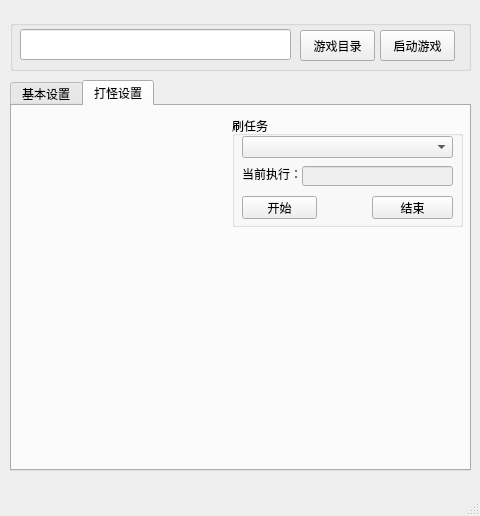
<?xml version="1.0" encoding="UTF-8"?>
<ui version="4.0">
 <class>MainWindow</class>
 <widget class="QMainWindow" name="MainWindow">
  <property name="geometry">
   <rect>
    <x>0</x>
    <y>0</y>
    <width>480</width>
    <height>516</height>
   </rect>
  </property>
  <property name="windowTitle">
   <string>MainWindow</string>
  </property>
  <widget class="QWidget" name="centralWidget">
   <widget class="QTabWidget" name="tabWidget">
    <property name="enabled">
     <bool>true</bool>
    </property>
    <property name="geometry">
     <rect>
      <x>10</x>
      <y>80</y>
      <width>461</width>
      <height>391</height>
     </rect>
    </property>
    <property name="currentIndex">
     <number>1</number>
    </property>
    <widget class="QWidget" name="tab">
     <attribute name="title">
      <string>基本设置</string>
     </attribute>
     <widget class="QGroupBox" name="groupBox">
      <property name="geometry">
       <rect>
        <x>220</x>
        <y>10</y>
        <width>231</width>
        <height>171</height>
       </rect>
      </property>
      <property name="title">
       <string>自动采集</string>
      </property>
      <widget class="QCheckBox" name="checkBox">
       <property name="geometry">
        <rect>
         <x>20</x>
         <y>20</y>
         <width>41</width>
         <height>16</height>
        </rect>
       </property>
       <property name="text">
        <string>1线</string>
       </property>
      </widget>
      <widget class="QCheckBox" name="checkBox_2">
       <property name="geometry">
        <rect>
         <x>70</x>
         <y>20</y>
         <width>41</width>
         <height>16</height>
        </rect>
       </property>
       <property name="text">
        <string>2线</string>
       </property>
      </widget>
      <widget class="QCheckBox" name="checkBox_3">
       <property name="geometry">
        <rect>
         <x>120</x>
         <y>20</y>
         <width>41</width>
         <height>16</height>
        </rect>
       </property>
       <property name="text">
        <string>3线</string>
       </property>
      </widget>
      <widget class="QCheckBox" name="checkBox_4">
       <property name="geometry">
        <rect>
         <x>170</x>
         <y>20</y>
         <width>41</width>
         <height>16</height>
        </rect>
       </property>
       <property name="text">
        <string>4线</string>
       </property>
      </widget>
      <widget class="QCheckBox" name="checkBox_5">
       <property name="geometry">
        <rect>
         <x>20</x>
         <y>40</y>
         <width>41</width>
         <height>16</height>
        </rect>
       </property>
       <property name="text">
        <string>5线</string>
       </property>
      </widget>
      <widget class="QCheckBox" name="checkBox_6">
       <property name="geometry">
        <rect>
         <x>70</x>
         <y>40</y>
         <width>41</width>
         <height>16</height>
        </rect>
       </property>
       <property name="text">
        <string>6线</string>
       </property>
      </widget>
      <widget class="QCheckBox" name="checkBox_7">
       <property name="geometry">
        <rect>
         <x>120</x>
         <y>40</y>
         <width>41</width>
         <height>16</height>
        </rect>
       </property>
       <property name="text">
        <string>7线</string>
       </property>
      </widget>
      <widget class="QCheckBox" name="checkBox_8">
       <property name="geometry">
        <rect>
         <x>170</x>
         <y>40</y>
         <width>41</width>
         <height>16</height>
        </rect>
       </property>
       <property name="text">
        <string>8线</string>
       </property>
      </widget>
      <widget class="QLabel" name="label_9">
       <property name="geometry">
        <rect>
         <x>10</x>
         <y>70</y>
         <width>54</width>
         <height>12</height>
        </rect>
       </property>
       <property name="text">
        <string>登录人物：</string>
       </property>
      </widget>
      <widget class="QRadioButton" name="radioButton">
       <property name="geometry">
        <rect>
         <x>80</x>
         <y>70</y>
         <width>31</width>
         <height>16</height>
        </rect>
       </property>
       <property name="text">
        <string>左</string>
       </property>
      </widget>
      <widget class="QRadioButton" name="radioButton_2">
       <property name="geometry">
        <rect>
         <x>130</x>
         <y>70</y>
         <width>31</width>
         <height>16</height>
        </rect>
       </property>
       <property name="text">
        <string>中</string>
       </property>
      </widget>
      <widget class="QRadioButton" name="radioButton_3">
       <property name="geometry">
        <rect>
         <x>180</x>
         <y>70</y>
         <width>31</width>
         <height>16</height>
        </rect>
       </property>
       <property name="text">
        <string>右</string>
       </property>
      </widget>
     </widget>
     <widget class="QGroupBox" name="groupBox_2">
      <property name="geometry">
       <rect>
        <x>220</x>
        <y>190</y>
        <width>231</width>
        <height>171</height>
       </rect>
      </property>
      <property name="title">
       <string>变态功能</string>
      </property>
      <widget class="QCheckBox" name="checkBox_9">
       <property name="geometry">
        <rect>
         <x>20</x>
         <y>20</y>
         <width>91</width>
         <height>16</height>
        </rect>
       </property>
       <property name="text">
        <string>刷银鹤关守卫</string>
       </property>
      </widget>
      <widget class="QCheckBox" name="checkBox_10">
       <property name="geometry">
        <rect>
         <x>20</x>
         <y>40</y>
         <width>91</width>
         <height>16</height>
        </rect>
       </property>
       <property name="text">
        <string>刷金鹤关守卫</string>
       </property>
      </widget>
      <widget class="QCheckBox" name="checkBox_11">
       <property name="geometry">
        <rect>
         <x>20</x>
         <y>60</y>
         <width>61</width>
         <height>16</height>
        </rect>
       </property>
       <property name="text">
        <string>刷宝箱</string>
       </property>
      </widget>
     </widget>
     <widget class="QGroupBox" name="groupBox_4">
      <property name="geometry">
       <rect>
        <x>10</x>
        <y>10</y>
        <width>201</width>
        <height>351</height>
       </rect>
      </property>
      <property name="title">
       <string>基础属性</string>
      </property>
      <widget class="QLabel" name="label">
       <property name="geometry">
        <rect>
         <x>10</x>
         <y>20</y>
         <width>54</width>
         <height>12</height>
        </rect>
       </property>
       <property name="text">
        <string>人物：</string>
       </property>
      </widget>
      <widget class="QLabel" name="label_2">
       <property name="geometry">
        <rect>
         <x>40</x>
         <y>40</y>
         <width>54</width>
         <height>12</height>
        </rect>
       </property>
       <property name="text">
        <string>HP：</string>
       </property>
      </widget>
      <widget class="QLabel" name="label_3">
       <property name="geometry">
        <rect>
         <x>110</x>
         <y>40</y>
         <width>54</width>
         <height>12</height>
        </rect>
       </property>
       <property name="text">
        <string>MP：</string>
       </property>
      </widget>
      <widget class="QLabel" name="label_4">
       <property name="geometry">
        <rect>
         <x>40</x>
         <y>70</y>
         <width>54</width>
         <height>12</height>
        </rect>
       </property>
       <property name="text">
        <string>经验：</string>
       </property>
      </widget>
      <widget class="QLabel" name="label_5">
       <property name="geometry">
        <rect>
         <x>10</x>
         <y>100</y>
         <width>54</width>
         <height>12</height>
        </rect>
       </property>
       <property name="text">
        <string>宠物：</string>
       </property>
      </widget>
      <widget class="QLabel" name="label_6">
       <property name="geometry">
        <rect>
         <x>40</x>
         <y>130</y>
         <width>54</width>
         <height>12</height>
        </rect>
       </property>
       <property name="text">
        <string>HP：</string>
       </property>
      </widget>
      <widget class="QLabel" name="label_7">
       <property name="geometry">
        <rect>
         <x>40</x>
         <y>160</y>
         <width>54</width>
         <height>12</height>
        </rect>
       </property>
       <property name="text">
        <string>健康：</string>
       </property>
      </widget>
      <widget class="QLabel" name="label_8">
       <property name="geometry">
        <rect>
         <x>110</x>
         <y>130</y>
         <width>54</width>
         <height>12</height>
        </rect>
       </property>
       <property name="text">
        <string>MP：</string>
       </property>
      </widget>
     </widget>
    </widget>
    <widget class="QWidget" name="tab_3">
     <attribute name="title">
      <string>打怪设置</string>
     </attribute>
     <widget class="QGroupBox" name="groupBox_5">
      <property name="geometry">
       <rect>
        <x>220</x>
        <y>10</y>
        <width>231</width>
        <height>111</height>
       </rect>
      </property>
      <property name="title">
       <string>刷任务</string>
      </property>
      <widget class="QComboBox" name="taskListcomboBox">
       <property name="geometry">
        <rect>
         <x>10</x>
         <y>20</y>
         <width>211</width>
         <height>22</height>
        </rect>
       </property>
      </widget>
      <widget class="QPushButton" name="taskStartButton">
       <property name="geometry">
        <rect>
         <x>10</x>
         <y>80</y>
         <width>75</width>
         <height>23</height>
        </rect>
       </property>
       <property name="text">
        <string>开始</string>
       </property>
      </widget>
      <widget class="QPushButton" name="taskEndButton">
       <property name="geometry">
        <rect>
         <x>140</x>
         <y>80</y>
         <width>81</width>
         <height>23</height>
        </rect>
       </property>
       <property name="text">
        <string>结束</string>
       </property>
      </widget>
      <widget class="QLabel" name="label_10">
       <property name="geometry">
        <rect>
         <x>10</x>
         <y>50</y>
         <width>61</width>
         <height>16</height>
        </rect>
       </property>
       <property name="text">
        <string>当前执行：</string>
       </property>
      </widget>
      <widget class="QLineEdit" name="startTasklineEdit">
       <property name="enabled">
        <bool>false</bool>
       </property>
       <property name="geometry">
        <rect>
         <x>70</x>
         <y>50</y>
         <width>151</width>
         <height>20</height>
        </rect>
       </property>
      </widget>
     </widget>
    </widget>
   </widget>
   <widget class="QGroupBox" name="groupBox_3">
    <property name="geometry">
     <rect>
      <x>10</x>
      <y>20</y>
      <width>461</width>
      <height>51</height>
     </rect>
    </property>
    <property name="title">
     <string/>
    </property>
    <widget class="QPushButton" name="getGamePathButton">
     <property name="geometry">
      <rect>
       <x>290</x>
       <y>10</y>
       <width>75</width>
       <height>31</height>
      </rect>
     </property>
     <property name="text">
      <string>游戏目录</string>
     </property>
    </widget>
    <widget class="QPushButton" name="gameStartBt">
     <property name="geometry">
      <rect>
       <x>370</x>
       <y>10</y>
       <width>75</width>
       <height>31</height>
      </rect>
     </property>
     <property name="text">
      <string>启动游戏</string>
     </property>
    </widget>
    <widget class="QLineEdit" name="gamePath">
     <property name="geometry">
      <rect>
       <x>10</x>
       <y>9</y>
       <width>271</width>
       <height>31</height>
      </rect>
     </property>
    </widget>
   </widget>
  </widget>
  <widget class="QMenuBar" name="menuBar">
   <property name="geometry">
    <rect>
     <x>0</x>
     <y>0</y>
     <width>480</width>
     <height>23</height>
    </rect>
   </property>
  </widget>
  <widget class="QStatusBar" name="statusBar"/>
 </widget>
 <layoutdefault spacing="6" margin="11"/>
 <resources/>
 <connections/>
</ui>
